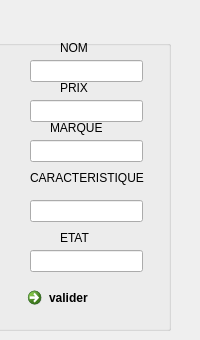
               <widget class="QWidget" name="page_136">
                <widget class="QGroupBox" name="groupBox_38">
                 <property name="geometry">
                  <rect>
                   <x>-20</x>
                   <y>40</y>
                   <width>191</width>
                   <height>291</height>
                  </rect>
                 </property>
                 <property name="title">
                  <string/>
                 </property>
                 <widget class="QLabel" name="label_92">
                  <property name="geometry">
                   <rect>
                    <x>80</x>
                    <y>0</y>
                    <width>56</width>
                    <height>16</height>
                   </rect>
                  </property>
                  <property name="text">
                   <string>NOM</string>
                  </property>
                 </widget>
                 <widget class="QLabel" name="label_93">
                  <property name="geometry">
                   <rect>
                    <x>80</x>
                    <y>40</y>
                    <width>56</width>
                    <height>16</height>
                   </rect>
                  </property>
                  <property name="text">
                   <string>PRIX</string>
                  </property>
                 </widget>
                 <widget class="QLabel" name="label_94">
                  <property name="geometry">
                   <rect>
                    <x>70</x>
                    <y>80</y>
                    <width>56</width>
                    <height>16</height>
                   </rect>
                  </property>
                  <property name="text">
                   <string>MARQUE</string>
                  </property>
                 </widget>
                 <widget class="QLabel" name="label_95">
                  <property name="geometry">
                   <rect>
                    <x>50</x>
                    <y>130</y>
                    <width>121</width>
                    <height>16</height>
                   </rect>
                  </property>
                  <property name="text">
                   <string>CARACTERISTIQUE</string>
                  </property>
                 </widget>
                 <widget class="QLineEdit" name="nom_m_8">
                  <property name="geometry">
                   <rect>
                    <x>50</x>
                    <y>20</y>
                    <width>113</width>
                    <height>22</height>
                   </rect>
                  </property>
                 </widget>
                 <widget class="QLineEdit" name="prix_m_8">
                  <property name="geometry">
                   <rect>
                    <x>50</x>
                    <y>60</y>
                    <width>113</width>
                    <height>22</height>
                   </rect>
                  </property>
                 </widget>
                 <widget class="QLineEdit" name="marque_m_8">
                  <property name="geometry">
                   <rect>
                    <x>50</x>
                    <y>100</y>
                    <width>113</width>
                    <height>22</height>
                   </rect>
                  </property>
                 </widget>
                 <widget class="QLineEdit" name="caracteristique_m_8">
                  <property name="geometry">
                   <rect>
                    <x>50</x>
                    <y>160</y>
                    <width>113</width>
                    <height>22</height>
                   </rect>
                  </property>
                 </widget>
                 <widget class="QLineEdit" name="etat_m_8">
                  <property name="geometry">
                   <rect>
                    <x>50</x>
                    <y>210</y>
                    <width>113</width>
                    <height>22</height>
                   </rect>
                  </property>
                 </widget>
                 <widget class="QCommandLinkButton" name="commandLinkButton_23">
                  <property name="geometry">
                   <rect>
                    <x>40</x>
                    <y>240</y>
                    <width>187</width>
                    <height>41</height>
                   </rect>
                  </property>
                  <property name="text">
                   <string>valider</string>
                  </property>
                 </widget>
                 <widget class="QLabel" name="label_96">
                  <property name="geometry">
                   <rect>
                    <x>80</x>
                    <y>190</y>
                    <width>56</width>
                    <height>16</height>
                   </rect>
                  </property>
                  <property name="text">
                   <string>ETAT</string>
                  </property>
                 </widget>
                </widget>
               </widget>
